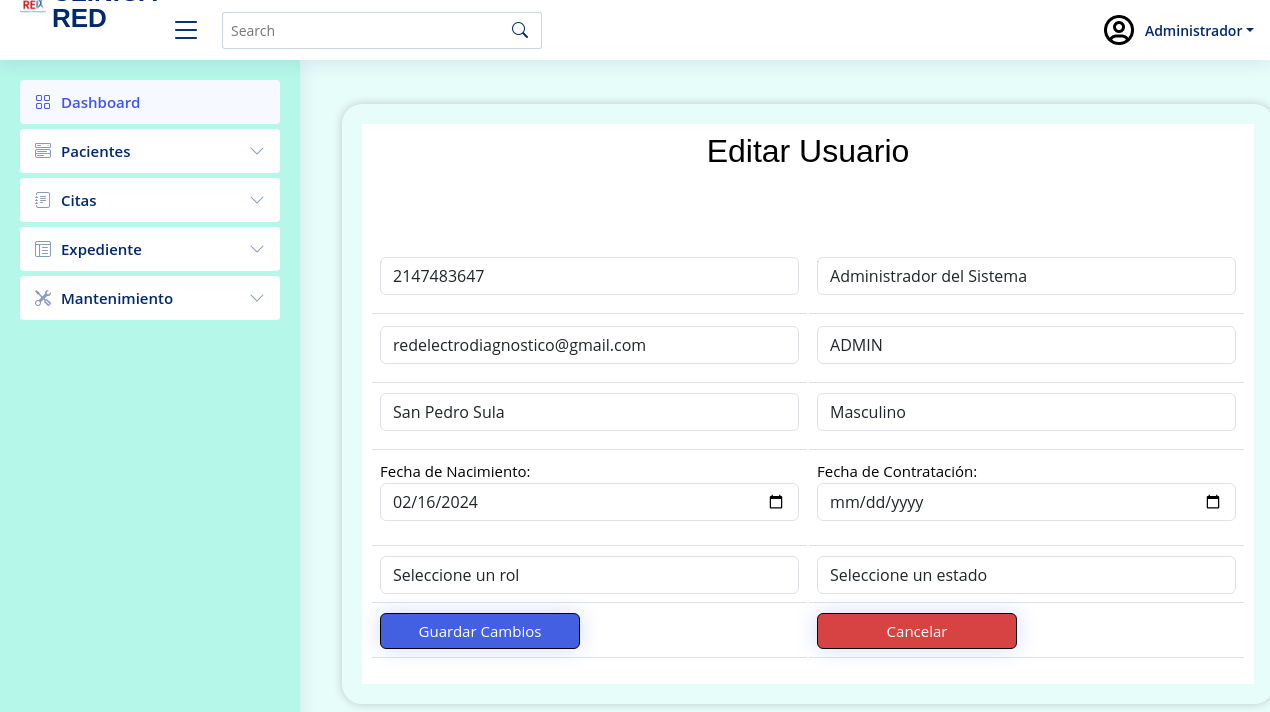
Before: /PHP/Seguridad/Usuario/V_Usuario/V_editar_usuario.php?id=1 with the older database file.
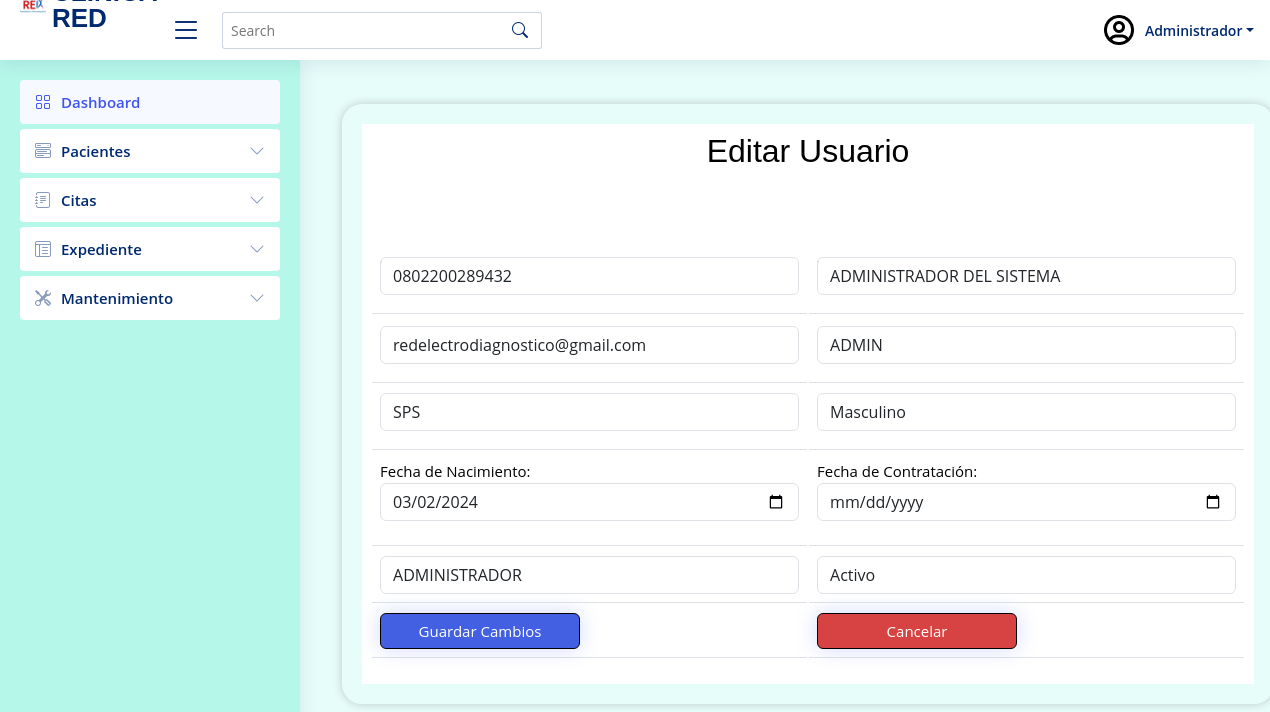
After: the same page with the newer database file.
### tables this page shows
CREATE TABLE `tbl_ms_usuario` (
  `Id_Usuario` int(11) NOT NULL,
  `DNI` varchar(13) DEFAULT NULL,
  `Usuario` varchar(15) DEFAULT NULL,
  `Correo` varchar(40) DEFAULT NULL,
  `Nombre` varchar(80) DEFAULT NULL,
  `Direccion` varchar(80) DEFAULT NULL,
  `FechaNacimiento` date DEFAULT NULL,
  `FechaContratacion` datetime DEFAULT NULL,
  `Estado_Usuario` int(11) DEFAULT NULL,
  `Contrasena` varchar(35) DEFAULT NULL,
  `IdRol` int(11) DEFAULT NULL,
  `IdGenero` int(11) DEFAULT NULL,
  `Fecha_Ultima_Conexion` datetime DEFAULT NULL,
  `Primer_Inicio_Sesion` datetime DEFAULT NULL,
  `Fecha_Vencimiento` date DEFAULT NULL,
  `Creado_Por` varchar(15) DEFAULT NULL,
  `Fecha_Creacion` datetime DEFAULT NULL,
  `Numero_Inicio_Sesion` int(11) DEFAULT NULL,
  `CodigoOTP` int(6) NOT NULL,
  `FechaExpiracionOTP` datetime DEFAULT NULL
);

### PHP/Seguridad/Usuario/V_Usuario/V_editar_usuario.php (the view, shortened to what the rows shown need)
<?php
require_once '../C_Usuario/C_editar_usuario.php';
if ($_SERVER["REQUEST_METHOD"] == "GET" && isset($_GET["id"])) {
    $idUsuario = $_GET["id"];
    $obtenerUsuarioQuery = "SELECT * FROM tbl_ms_usuario WHERE Id_Usuario = ?";
    $stmt = mysqli_prepare($conexion, $obtenerUsuarioQuery);
    mysqli_stmt_bind_param($stmt, "i", $idUsuario);
    mysqli_stmt_execute($stmt);
    $resultado = mysqli_stmt_get_result($stmt);
    $usuario = mysqli_fetch_assoc($resultado);
}
?>
<!DOCTYPE html>
<html lang="en">
<head>
    <link href="../../../../assets/vendor/bootstrap/css/bootstrap.min.css" rel="stylesheet">
    <link href="../../../../assets/vendor/bootstrap-icons/bootstrap-icons.css" rel="stylesheet">
    <link href="../../../../assets/vendor/boxicons/css/boxicons.min.css" rel="stylesheet">
    <link href="../../../../assets/vendor/quill/quill.snow.css" rel="stylesheet">
    <link href="../../../../assets/vendor/quill/quill.bubble.css" rel="stylesheet">
    <link href="../../../../assets/vendor/remixicon/remixicon.css" rel="stylesheet">
    <link href="../../../../assets/vendor/simple-datatables/style.css" rel="stylesheet">
    <link href="../../../../assets/css/style.css" rel="stylesheet">
    <link rel="stylesheet" href="https://cdn.datatables.net/1.13.7/css/jquery.dataTables.css" />
</head>
<body>
<main id="main" class="table">
    <div class="container mt-4">
            <div class="col-12">
            <center>
               <h2>Editar Usuario</h2>
            </center>
            <div class="contenedor__todo">
                <table class="table" style:"align-items-center">
                            <form action="../C_Usuario/C_editar_usuario" method="post" class="formulario__register" id="editFormUser">
                            <tbody>
                                <tr>
                                    <td>
                                        <div class="formulario__grupo" id="grupo__dni">
                                            <div class="formulario__grupo-input">
                                                <input type="text" maxlength="13" pattern="[0-9]{13}" class="form-control" name="dni" id="dni" placeholder="DNI"
                                                value="<?php echo htmlspecialchars($usuario['DNI']); ?>" required>
                                            </div>
                                        </div>
                                    </td>
                                    <td>
                                        <div class="formulario__grupo" id="grupo__nombre">
                                            <div class="formulario__grupo-input">
                                                <input type="text" class="form-control" name="nombre" id="nombre" style:"text-transform: uppercase" placeholder="Nombre completo"
                                                maxlength="80" value="<?php echo htmlspecialchars($usuario['Nombre']); ?>" required>
                                            </div>
                                        </div>
                                    </td>
                                    </tr>
                                    <tr>
                                    <td>
                                        <div class="formulario__grupo" id="grupo__correo2">
                                            <div class="formulario__grupo-input">
                                                <input type="email" class="form-control" name="correo" id="correo" placeholder="usuario@dominio.com"
                                                maxlength="40" value="<?php echo htmlspecialchars($usuario['Correo']); ?>" required>
                                            </div>
                                        </div>
                                    </td>
                                    <td>
                                        <div class="formulario__grupo" id="grupo__usuario">
                                            <div class="formulario__grupo-input">
                                                <input type="text" class="form-control" style:"text-transform: uppercase" name="usuario" id="usuario" placeholder="Usuario"
                                                maxlength="15" value="<?php echo htmlspecialchars($usuario['Usuario']); ?>" required>
                                            </div>
                                        </div>
                                    </td>
                                    </tr>
                                    <tr>
                                    <td>
                                        <div class="formulario__grupo" id="grupo__direccion">
                                            <div class="formulario__grupo-input">
                                                <input type="text" class="form-control" name="direccion" id="direccion" placeholder="Dirección"
                                                maxlength="80" value="<?php echo htmlspecialchars($usuario['Direccion']); ?>" required>
                                            </div>
                                        </div>
                                    </td>
                                    <td>
                                        <div class="formulario__grupo">
                                            <select type="text" name="genero" id="genero" class="form-control" placeholder="Genero" class="combobox"
                                            value="<?php echo htmlspecialchars($usuario['IdGenero']); ?>" required>
                                            <option value="1" <?php if ($usuario['IdGenero'] == 1) echo "selected"; ?>>Masculino</option>
                                            </select>
                                        </div>
                                    </td>
                                    </tr>
                                    <tr>
                                    <td>
                                        <div class="formulario__grupo" id="grupo__fecha">
                                        <label for="Fechavencimiento">Fecha de Nacimiento:</label>
                                            <input  type="date" placeholder="Fecha de Nacimiento" name="fechanacimiento" id="fechanacimiento" class="form-control" min="1900-01-01" max="2006-01-01" value="<?php echo htmlspecialchars($usuario['FechaNacimiento']); ?>" required>
                                        </div>
                                    </td>
                                    <td>
                                        <div class="formulario__grupo" id="grupo__fecha">
                                        <label for="Fechavencimiento">Fecha de Contratación:</label>
                                            <input type="date" name="fechacontratacion" id="fechacontratacion" class="form-control"
                                            value="<?php echo htmlspecialchars($usuario['FechaContratacion']); ?>" required>
                                        </div>
                                    </td>
                                    </tr>
                                    <tr>
                                    <td>
                                        <div class="gender-options">
                                            <select type="int" name="rol" id="rol" class="form-control" placeholder="rol" class="combobox"
                                            value="<?php echo htmlspecialchars($usuario['IdRol']); ?>" required>
                                            <option value="0" <?php if ($usuario['IdRol'] == 0) echo "selected"; ?>>Seleccione un rol</option>
                                            <option value="1" <?php if ($usuario['IdRol'] == 1) echo "selected"; ?>>ADMINISTRADOR</option>
                                            </select>
                                        </div>
                                    </td>
                                    <td>
                                        <div class="gender-options">
                                            <select type="int" class="form-control" name="estadoUser" id="estadoUser" placeholder="estadoUser" class="combobox"
                                            value="<?php echo htmlspecialchars($usuario['Estado_Usuario']); ?>" required>
                                            <option value="0" <?php if ($usuario['Estado_Usuario'] == 0) echo "selected"; ?>>Seleccione un estado</option>
                                            <option value="1" <?php if ($usuario['Estado_Usuario'] == 1) echo "selected"; ?>>Activo</option>
                                            </select>
                                        </div>
                                    </td>
                                    </tr>
                                     </form>
            </div>
        </div>
    </div>
</main>
</body>
</html>

Changed rows visible on the page:
changed tbl_ms_usuario "redelectrodiagnostico@gmail.com": dni "2147483647" → "0802200289432"; nombre "Administrador del Sistema" → "ADMINISTRADOR DEL SISTEMA"; direccion "San Pedro Sula" → "SPS"; fechanacimiento "02/16/2024" → "03/02/2024"; rol "Seleccione un rol" → "ADMINISTRADOR"; estadoUser "Seleccione un estado" → "Activo"
